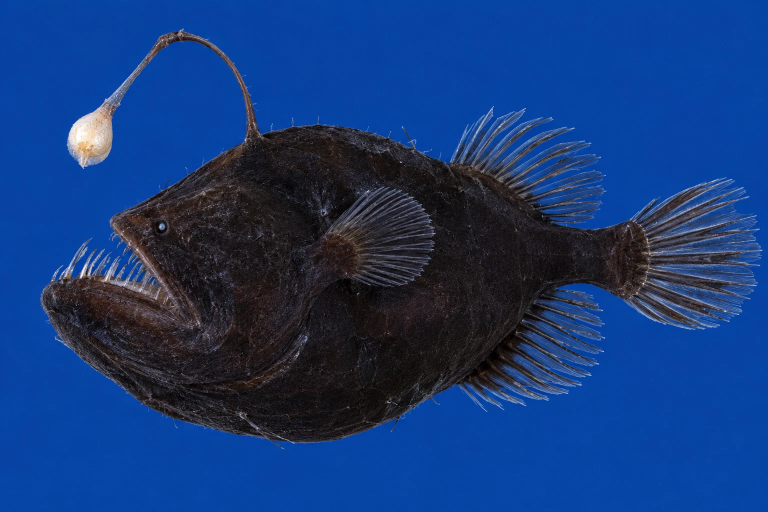
#> input picture scripts/fishgen/photos/anglerfish.webp, 1536 x 1024 px (shown at 1/2 size)
$ python -i flatbody.py   (imports and definitions only)
#> lines starting #> are read from the running program, lines starting #| are printed output that depends on the picture; after the words box and inside, x2 and y2 are one past the last pixel; in counts of white or black regions, pixels touching at a corner belong together
"""
上から見た写真と下から見た写真から、平たい生き物の3Dの形を作るときの共通の処理（make_ray.py・make_turtle.py）。

考え方
- 形：上から見た写真の輪郭を覆う「同じ間隔の格子」を、背の面と腹の面の2枚張る。厚みは呼び出し側が決める
  （輪郭の上では 0 にして、背と腹の面が縁で合うようにする）。輪郭そのものは模様の切り抜き（アルファ）で出すので、
  格子は輪郭より少し外まで張り、どの角も輪郭から離れたます目は捨てる。
  行ごとに左右の端まで格子を張ると、端が急に変わる行（エイの翼の先）で細長い三角形ができ、陰の付け方が乱れて線が出た。
- 模様：左半分が背（上から見た写真）、右半分が腹（下から見た写真を、上から見た写真の輪郭に合わせたもの）。
  どちらも上から見た写真の座標のまま、外接の四角を切り出す。
  写真の縁の画素には背景の色が混ざっているので、色は輪郭の3画素内側から取り、外は内側の色で埋める
  （遠くで縮めたとき背景の青がにじまない）。色と切り抜きは別々に縮める（RGBA のまま縮めると、
  輪郭の外の色が黒に引かれて縁が黒くにじむ）。
- 座標：写真の x（右）が場面の -X、写真の y（下）が場面の -Z（頭を写真の上に向けておけば、頭が +Z、背が +Y）。
"""
import io
import json
import struct

import numpy as np
from PIL import Image
from scipy import ndimage as ndi


def load(path, rotate=0, mirror=False, margin=0):
    """写真を読み、背景（縁の色）と違う、いちばん大きなかたまりを生き物の形として返す（rotate は反時計回りの度）。
    margin：写真のまわりに足す余白（画素）。生き物が写真の端に近いと、模様の切り出し（格子より少し広い四角）が
    写真の外にはみ出し、端の頂点の UV が隣の半分（背なら腹の模様）を指してしまうため"""
#> called with path = 'photos/anglerfish.webp', rotate = 0, mirror = False, margin = 0
    im = Image.open(path).convert("RGB")
#> im is the input picture: PIL image 1536x1024 RGB; mean R, G, B 21.5, 58.6, 121
    if rotate:
        im = im.rotate(rotate, expand=True)
    if mirror:
        im = im.transpose(Image.FLIP_LEFT_RIGHT)
    a = np.asarray(im).astype(np.float32) / 255
    border = np.concatenate([a[:8].reshape(-1, 3), a[-8:].reshape(-1, 3), a[:, :8].reshape(-1, 3), a[:, -8:].reshape(-1, 3)])
    bg = np.median(border, 0)
#> bg = [0.0235, 0.267, 0.639]
    d = np.linalg.norm(a - bg, axis=-1)
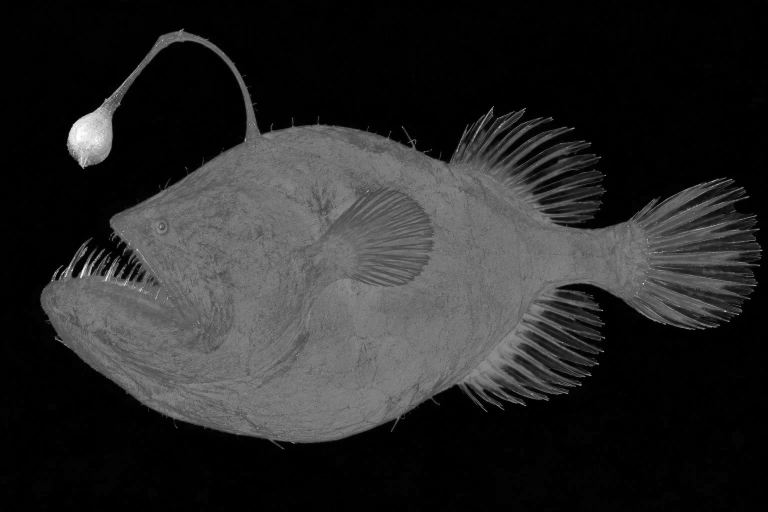
#> d: shape (1024, 1536) float32 (shown at 1/2 size); min 0, max 1.27, mean 0.205; drawn with min black and max white
    m = d > 0.15
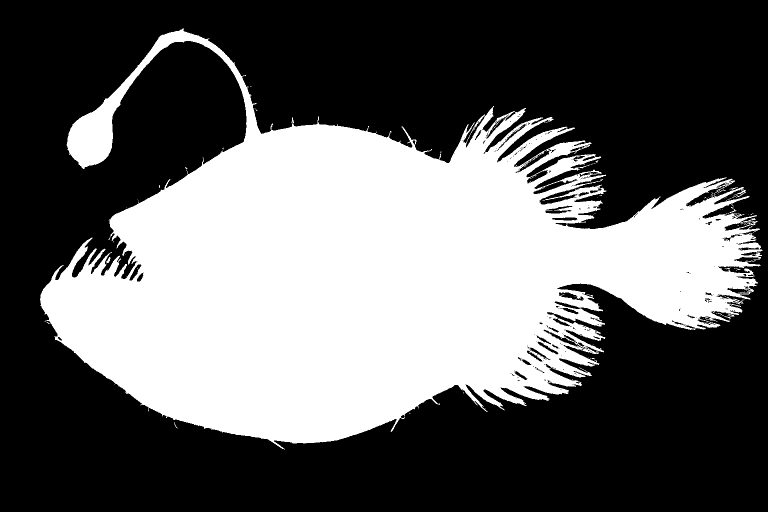
#> m: shape (1024, 1536) bool (shown at 1/2 size); 38.3% white; 126 white regions (119 under 20 px), largest, box (x1, y1, x2, y2) and area: (80, 57, 1525, 899) 602146, (212, 514, 221, 527) 52, (1436, 626, 1461, 639) 40
    lab, n = ndi.label(m)
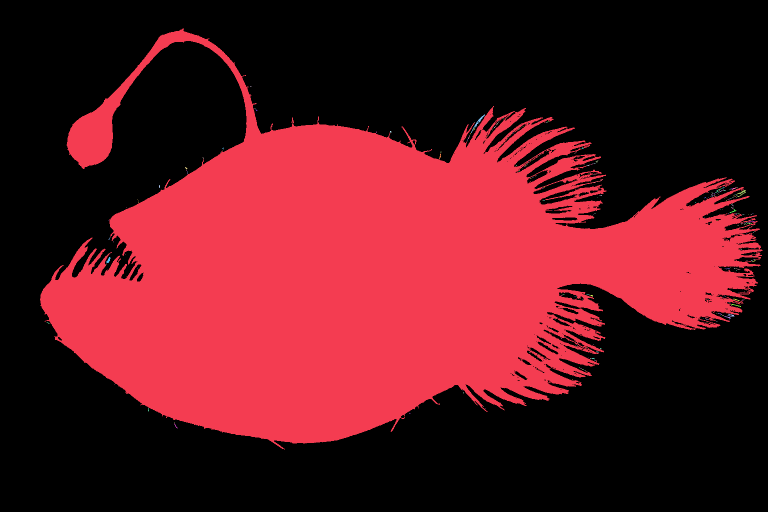
#> lab: shape (1024, 1536) int32 (shown at 1/2 size); 339 distinct labels, from 0 to 338; one colour per label, 0 black
#> n = 338
    s = ndi.sum(m, lab, range(1, n + 1))
#> s = 338 values, max 601442 at index 0, min 1 at index 2, mean 1783.2
    m = ndi.binary_fill_holes(lab == (np.argmax(s) + 1))
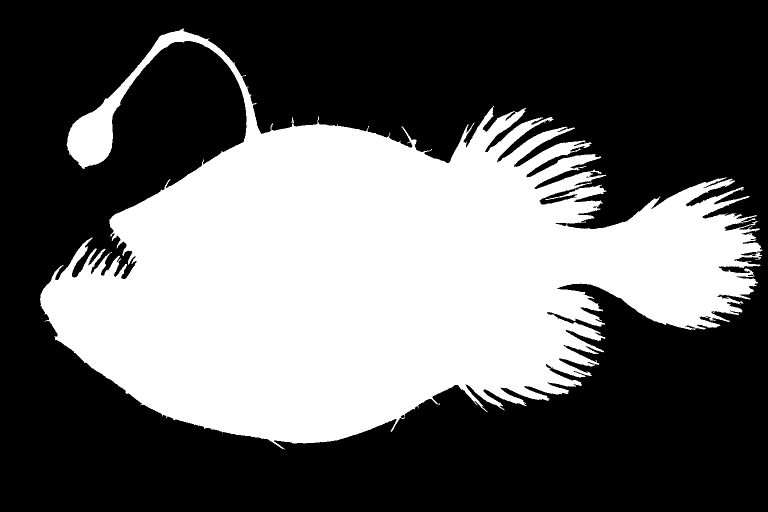
#> m: shape (1024, 1536) bool (shown at 1/2 size); 38.7% white; 1 white region, box (x1, y1, x2, y2) and area: (80, 57, 1525, 899) 609470
    if margin:
        a = np.pad(a, ((margin, margin), (margin, margin), (0, 0)), mode="edge")
        m = np.pad(m, margin)
    return a, m


# [10 lines left out: functions fill_outside, sample, not called in this run]


class Atlas:
    """模様：左半分が背、右半分が腹。どちらも上から見た写真の座標のまま、外接の四角（pad 画素広げる）を切り出す"""

    # [29 lines left out: functions __init__, uv, webp, not called in this run]


class Mesh:
    """頂点（位置・UV・ほかの値）と三角形を集める"""

    def __init__(self, extra_size=0):
        self.verts, self.uvs, self.extra, self.faces = [], [], [], []
        self.extra_size = extra_size

    # [44 lines left out: functions add_grid, finish, not called in this run]


def keep_cells(inside):
    """格子の点が輪郭の近くかどうか（inside）から、どれかの角が輪郭の近くにあるます目を残す"""
    return inside[:-1, :-1] | inside[:-1, 1:] | inside[1:, :-1] | inside[1:, 1:]


# [53 lines left out: function write_glb, not called in this run]

>>> result = load('photos/anglerfish.webp')

$ run again, on scripts/fishgen/photos/damselfish.webp
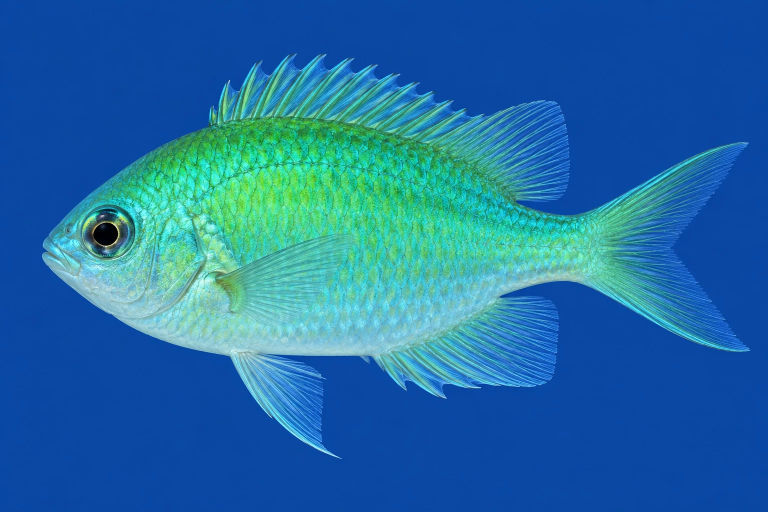
#> input picture scripts/fishgen/photos/damselfish.webp, 1536 x 1024 px (shown at 1/2 size)
#> in load, im is the input picture: PIL image 1536x1024 RGB; mean R, G, B 31.8, 109.6, 165.1
#> bg = [0.0353, 0.278, 0.639]
#> in load, `lab, n = ndi.label(m)`:
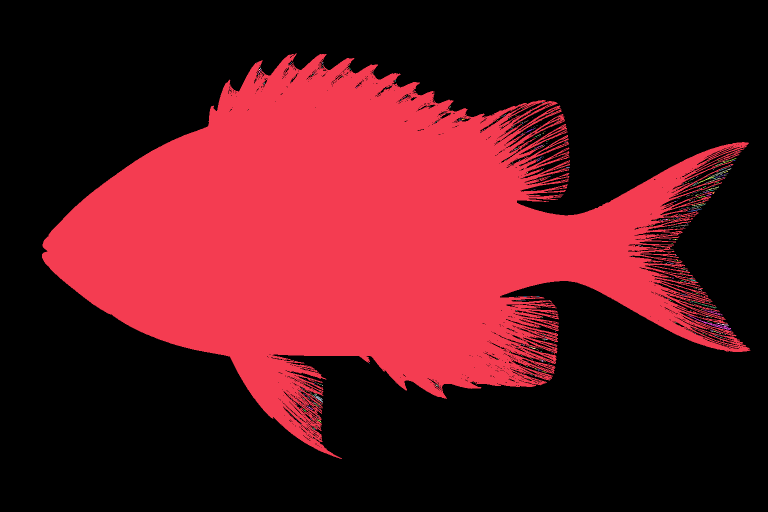
#> lab: shape (1024, 1536) int32 (shown at 1/2 size); 781 distinct labels, from 0 to 780; one colour per label, 0 black
#> n = 780
#> s = 780 values, max 548540 at index 0, min 1 at index 2, mean 706.9
#> in load, `m = ndi.binary_fill_holes(lab == (np.argmax(s) + 1))`:
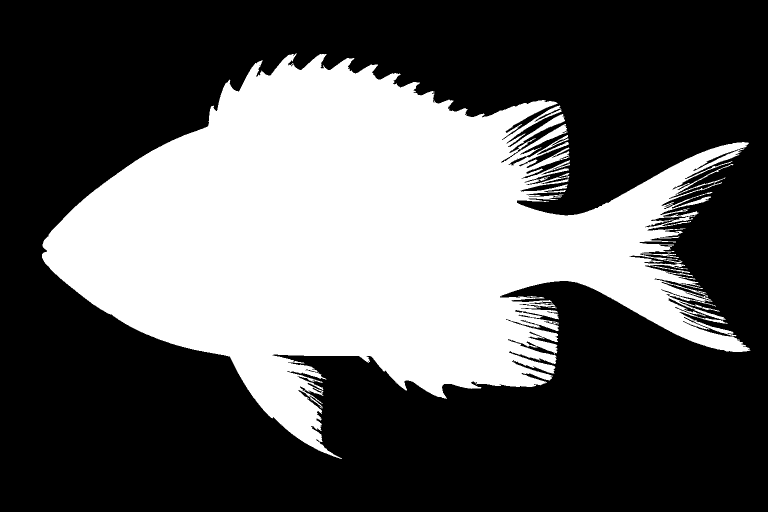
#> m: shape (1024, 1536) bool (shown at 1/2 size); 35.7% white; 1 white region, box (x1, y1, x2, y2) and area: (84, 107, 1501, 918) 560835
